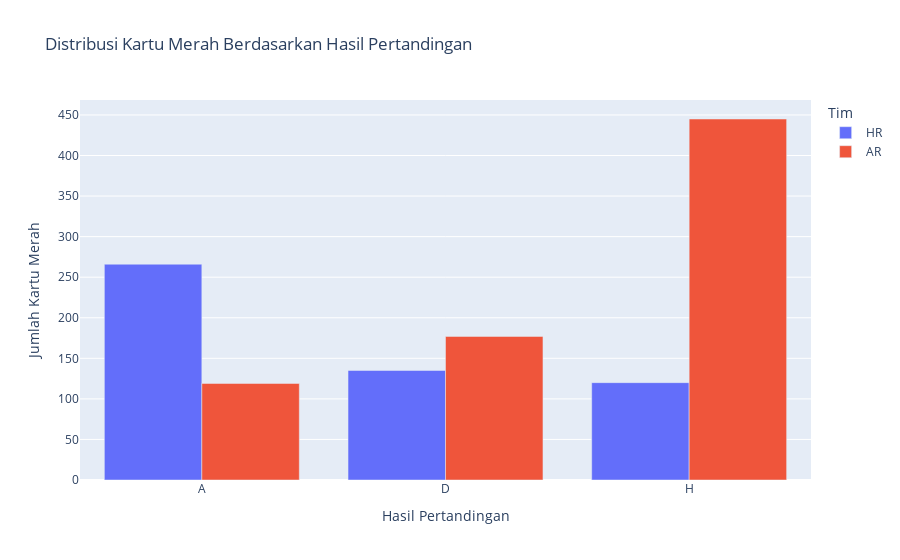

This figure's notebook cell:
### Markdown cell above
## Bagaimana Distribusi kartu Merah Berdasasrkan Hasil Pertandingan?

### Code cell
# Membuat plot untuk kartu merah
fig_red = px.bar(totalCard, x='FTR', y=['HR', 'AR'], barmode='group', 
                 title='Distribusi Kartu Merah Berdasarkan Hasil Pertandingan',
                 labels={'FTR': 'Hasil Pertandingan', 'value': 'Jumlah Kartu Merah', 'variable': 'Tim'})
fig_red.show()

### Figure 1 — Plotly figure (JSON) as saved in the notebook; plotly's stock layout.template omitted (floating-point values rounded to 4 significant figures)
{"data": [{"alignmentgroup": "True", "hovertemplate": "Tim=HR<br>Hasil Pertandingan=%{x}<br>Jumlah Kartu Merah=%{y}<extra></extra>", "legendgroup": "HR", "marker": {"color": "#636efa", "pattern": {"shape": ""}}, "name": "HR", "offsetgroup": "HR", "orientation": "v", "showlegend": true, "textposition": "auto", "type": "bar", "x": ["A", "D", "H"], "xaxis": "x", "y": [266, 135, 120], "yaxis": "y"}, {"alignmentgroup": "True", "hovertemplate": "Tim=AR<br>Hasil Pertandingan=%{x}<br>Jumlah Kartu Merah=%{y}<extra></extra>", "legendgroup": "AR", "marker": {"color": "#EF553B", "pattern": {"shape": ""}}, "name": "AR", "offsetgroup": "AR", "orientation": "v", "showlegend": true, "textposition": "auto", "type": "bar", "x": ["A", "D", "H"], "xaxis": "x", "y": [119, 177, 445], "yaxis": "y"}], "layout": {"barmode": "group", "legend": {"title": {"text": "Tim"}, "tracegroupgap": 0}, "title": {"text": "Distribusi Kartu Merah Berdasarkan Hasil Pertandingan"}, "xaxis": {"anchor": "y", "domain": [0, 1], "title": {"text": "Hasil Pertandingan"}}, "yaxis": {"anchor": "x", "domain": [0, 1], "title": {"text": "Jumlah Kartu Merah"}}}}
